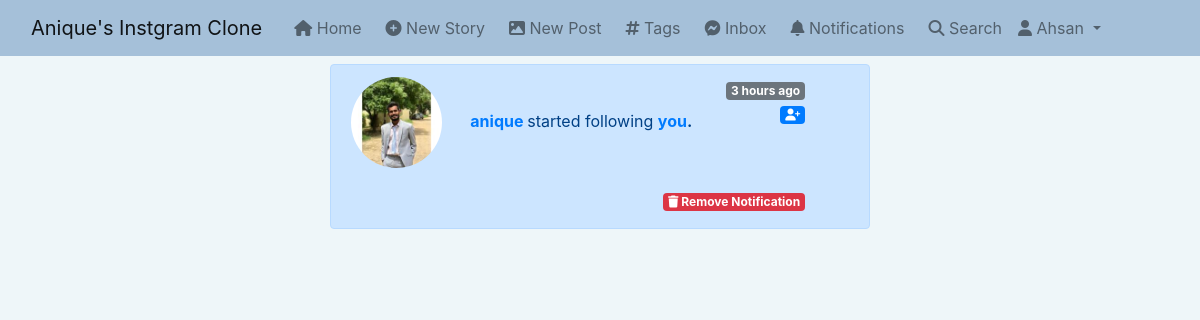
The app's page /notifications (signed in) with its own data.
### notification/models.py (models this page shows)
class Notification(models.Model):
    NOTIFICATION_TYPES = ((1,'Like'),(2,'Comment'),(3,'Follow'))
    post = models.ForeignKey('post.Post',on_delete=models.CASCADE,related_name='notification_post',blank=True,null=True)
    sender = models.ForeignKey(User,on_delete=models.CASCADE,related_name='notification_from_user')
    user = models.ForeignKey(User,on_delete=models.CASCADE,related_name='notification_to_user')
    notification_type = models.IntegerField(choices=NOTIFICATION_TYPES)
    text_preview = models.CharField(max_length=90,blank=True)
    date = models.DateTimeField(auto_now_add=True)
    is_seen = models.BooleanField(default=False)

### app_authentication/models.py (models this page shows, shortened)
class Profile(models.Model):
    user = models.OneToOneField(User, on_delete=models.CASCADE, related_name='profile')
    first_name = models.CharField(max_length=50, null=True, blank=True)
    last_name = models.CharField(max_length=50, null=True, blank=True)
    location = models.CharField(max_length=50, null=True, blank=True)
    url = models.URLField(max_length=80, null=True, blank=True)
    profile_info = models.TextField(max_length=150, null=True, blank=True)
    date = models.DateField(auto_now_add=True)
    favorites = models.ManyToManyField(Post)
    picture = models.ImageField(upload_to=user_directory_path, blank=True, null=True, verbose_name='Picture')

### notification/views.py (the view)
# urls.py: path('notifications',views.notifications,name='notifications'),
def notifications(request):
    user = request.user
    notifications = Notification.objects.filter(user=user).order_by('-date')
    notifications.update(is_seen=True)
    context = {
        "notifications":notifications,
    }
    return render(request,'notification/notifications.html',context)

### django_instagram_clone/templates/notification/notifications.html (shortened to what this page needs)
{% extends 'base.html' %} {% load static %} {% load humanize %} {% block content %}
<div class="container">
  <div class="row">
    <div class="col-md-6 offset-md-3">
      {% for notification in notifications %}
      {% if notification.notification_type == 1 %}
      <div
        class="alert alert-primary alert-dismissible fade show mt-2"
        role="alert"
      >
        {% if notification.sender.profile.picture %}
        <img
          class="card-img-right rounded-circle img-fluid mr-4"
          style="height: 1%; width: 20%"
          src="{{notification.sender.profile.picture.url}}"
          alt="Card image cap"
        />
        {% else %}
        <img
          class="card-img-right rounded-circle img-fluid mr-2"
          style="height: 1%; width: 20%"
          src="{% static 'img/default_pfp.jpg' %}"
          alt="Card image cap"
        />
        {% endif %}
        <strong
          ><a
            href="{% url 'profile' notification.sender.profile.user.username %}"
            >{{notification.sender.profile.user.username}}</a
          >
        </strong>
        liked your
        <strong
          ><a href="{{notification.post.get_absolute_url}}">post</a>.
        </strong><br /><span
          class="badge bg-secondary float-lg-end"
          style="margin-top: -19%"
          >{{notification.date|naturaltime}}</span
        >
        <br /><span
          class="badge bg-primary float-lg-end"
          style="margin-top: -19%"
          ><i class="fa-solid fa-thumbs-up"></i
        ></span>
        <br />
        <a href="{% url 'delete_notification' notification.id %}">
        <span
          class="badge bg-danger float-lg-end"
          style="margin-top: -5%"
          ><i class="fa-solid fa-trash"></i> Remove Notification</span>
        </a>
      </div>
      {% elif notification.notification_type == 3 %}
      <div
        class="alert alert-primary alert-dismissible fade show mt-2"
        role="alert"
      >
        {% if notification.sender.profile.picture %}
        <img
          class="card-img-right rounded-circle img-fluid mr-4"
          style="height: 1%; width: 20%"
          src="{{notification.sender.profile.picture.url}}"
          alt="Card image cap"
        />
        {% endif %}
        <strong
          ><a
            href="{% url 'profile' notification.sender.profile.user.username %}"
            >{{notification.sender.profile.user.username}}</a
          >
        </strong>
        started following
        <strong
          ><a href="{% url 'profile' notification.user.username %}">you</a>.
        </strong><br /><span
          class="badge bg-secondary float-lg-end"
          style="margin-top: -19%"
          >{{notification.date|naturaltime}}</span
        >
        <br />
        <span class="badge bg-primary float-lg-end" style="margin-top: -19%"
          ><i class="fa-solid fa-user-plus"></i
        ></span><br />
        <a href="{% url 'delete_notification' notification.id %}">
        <span
          class="badge bg-danger float-lg-end"
          style="margin-top: -5%"
          ><i class="fa-solid fa-trash"></i> Remove Notification</span>
        </a>
      </div>
      {% endif %}
      {% endfor %}
    </div>
  </div>
</div>
{% endblock content %}

### django_instagram_clone/templates/base.html (shortened to what this page needs)
{% load static %}
<!DOCTYPE html>
<html lang="en">
  <head>
    <link
      href="https://cdn.jsdelivr.net/npm/bootstrap@5.0.2/dist/css/bootstrap.min.css"
      rel="stylesheet"
    />
    <link
      rel="stylesheet"
      href="https://cdnjs.cloudflare.com/ajax/libs/font-awesome/6.1.1/css/all.min.css"
    />
    <link
      rel="stylesheet"
      href="https://stackpath.bootstrapcdn.com/bootstrap/4.3.1/css/bootstrap.min.css"
    />
  </head>
  <body style="background-color: #eef6f9">
    <nav
      class="navbar navbar-expand-lg navbar-light"
      style="background-color: #a5c0d9"
    >
      <div class="container-fluid">
        <a class="navbar-brand" href="#">Anique's Instgram Clone</a>
        <div class="collapse navbar-collapse" id="navbarSupportedContent">
          <ul class="navbar-nav me-auto mb-2 mb-lg-0">
            <li class="nav-item ml-2">
              <a class="nav-link" aria-current="page" href="{% url 'index' %}"
                ><i class="fa fa-home"></i> Home</a
              >
            </li>
            <li class="nav-item ml-2">
              <a class="nav-link" href="{% url 'new_story' %}"
                ><i class="fa fa-plus-circle"></i> New Story</a
              >
            </li>
            <li class="nav-item ml-2">
              <a class="nav-link" href="{% url 'new_post' %}"
                ><i class="fa fa-image"></i> New Post</a
              >
            </li>
            <li class="nav-item ml-2">
              <a class="nav-link" href="{% url 'tags' %}"
                ><i class="fa fa-hashtag"></i> Tags</a
              >
            </li>
            <li class="nav-item ml-2">
              <a class="nav-link" href="{% url 'inbox' %}"
                ><i class="fa-brands fa-facebook-messenger"></i> Inbox
              </a>
            </li>
            <li class="nav-item ml-2">
              <a class="nav-link" href="{% url 'notifications' %}"
                ><i class="fa-solid fa-bell"></i> Notifications
              </a>
            </li>
            <li class="nav-item ml-2">
              <a class="nav-link" href="{% url 'search_user' %}"
                ><i class="fa-solid fa-search"></i> Search</a
              >
            </li>
            <li class="nav-item dropdown">
              <a
                class="nav-link dropdown-toggle"
                href="#"
                id="navbarDropdown"
                role="button"
                data-bs-toggle="dropdown"
                aria-expanded="false"
              >
                <i class="fa fa-user"></i> {{request.user.username|capfirst}}
              </a>
            </li>
          </ul>
        </div>
      </div>
    </nav>
    {% block content %}{% endblock content %}
  </body>
</html>

### records on screen
Notification: sender.profile.picture (placeholder picture), sender.profile.user.username "anique", date "3 hours ago"

### other values on screen
{{ request.user.username|capfirst }} "Ahsan"
